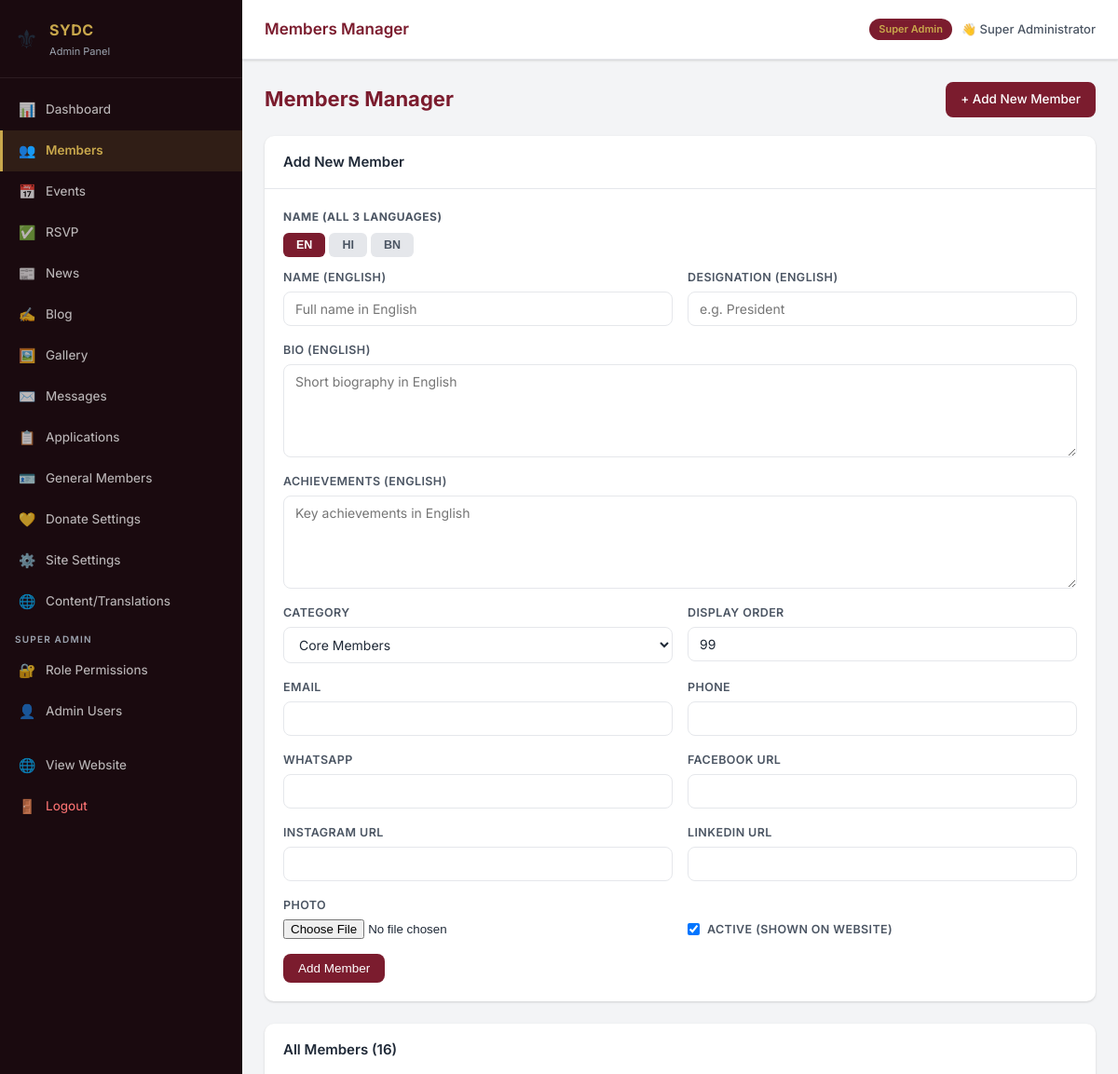
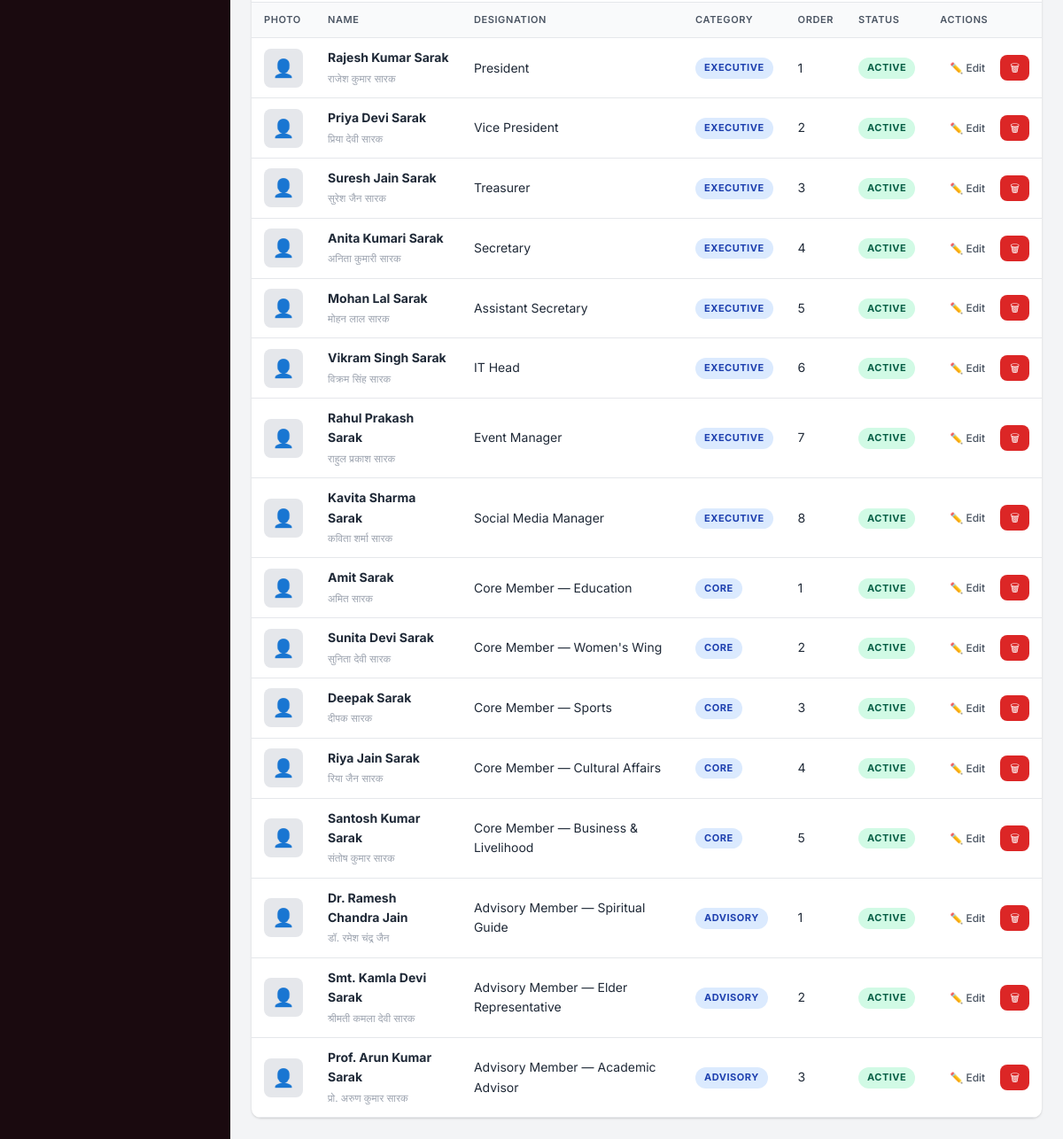
Screenshot of /admin/members.php (signed in) with the database file from the repository (2 pictures, top to bottom).
### tables this page shows
CREATE TABLE IF NOT EXISTS `members` (
  `id`               INT UNSIGNED AUTO_INCREMENT PRIMARY KEY,
  `name_en`          VARCHAR(150) NOT NULL,
  `name_hi`          VARCHAR(150) NOT NULL,
  `name_bn`          VARCHAR(150) NOT NULL,
  `designation_en`   VARCHAR(200) NOT NULL,
  `designation_hi`   VARCHAR(200) NOT NULL,
  `designation_bn`   VARCHAR(200) NOT NULL,
  `bio_en`           TEXT,
  `bio_hi`           TEXT,
  `bio_bn`           TEXT,
  `achievements_en`  TEXT,
  `achievements_hi`  TEXT,
  `achievements_bn`  TEXT,
  `photo`            VARCHAR(255) DEFAULT NULL,
  `category`         ENUM('executive','core','advisory') NOT NULL DEFAULT 'core',
  `display_order`    INT          NOT NULL DEFAULT 99,
  `email`            VARCHAR(200) DEFAULT NULL,
  `phone`            VARCHAR(30)  DEFAULT NULL,
  `whatsapp`         VARCHAR(30)  DEFAULT NULL,
  `facebook_url`     VARCHAR(255) DEFAULT NULL,
  `instagram_url`    VARCHAR(255) DEFAULT NULL,
  `linkedin_url`     VARCHAR(255) DEFAULT NULL,
  `is_active`        TINYINT(1)   NOT NULL DEFAULT 1,
  `created_at`       TIMESTAMP    DEFAULT CURRENT_TIMESTAMP
);

### config/auth.php (called while the page is built, shortened)
<?php
function can(string $section, string $action = 'view'): bool {
    return !empty($_SESSION['permissions'][$section][$action]);
}

### admin/members.php (the view, shortened to what this page needs)
<?php
require_once __DIR__ . '/../config/auth.php';
$db = getDB();
$editing = null;
$members = $db->query('SELECT * FROM members ORDER BY category, display_order ASC')->fetchAll();
require_once __DIR__ . '/includes/header.php';
?>
<div class="section-header">
  <h2>Members Manager</h2>
  <?php if (can('members','edit')): ?>
    <a href="/admin/members.php" class="btn btn-primary">+ Add New Member</a>
  <?php endif; ?>
</div>
<?php if (can('members','edit')): ?>
<div class="card" style="margin-bottom:24px">
  <div class="card-header"><span class="card-title"><?= $editing ? 'Edit Member' : 'Add New Member' ?></span></div>
  <div class="card-body">
    <form method="POST" enctype="multipart/form-data">
      <div style="margin-bottom:16px">
        <p style="font-size:12px;font-weight:700;text-transform:uppercase;letter-spacing:.5px;color:var(--gray-600);margin-bottom:8px">Name (All 3 Languages)</p>
        <div class="lang-tabs" data-group="name">
          <button type="button" class="lang-tab active" data-lang="en" data-group="name">EN</button>
          <button type="button" class="lang-tab" data-lang="hi" data-group="name">HI</button>
          <button type="button" class="lang-tab" data-lang="bn" data-group="name">BN</button>
        </div>
        <?php foreach(['en'=>'English','hi'=>'Hindi','bn'=>'Bengali'] as $lc => $ln): ?>
        <div class="lang-panel <?= $lc==='en'?'active':'' ?>" data-lang="<?=$lc?>" data-group="name">
          <div class="form-grid">
            <div class="form-group">
              <label>Name (<?=$ln?>)</label>
              <input type="text" name="name_<?=$lc?>" value="<?= htmlspecialchars($editing["name_$lc"] ?? '') ?>" placeholder="Full name in <?=$ln?>" <?=$lc==='en'?'required':''?>>
            </div>
            <div class="form-group">
              <label>Designation (<?=$ln?>)</label>
              <input type="text" name="designation_<?=$lc?>" value="<?= htmlspecialchars($editing["designation_$lc"] ?? '') ?>" placeholder="e.g. President" <?=$lc==='en'?'required':''?>>
            </div>
            <div class="form-group full">
              <label>Bio (<?=$ln?>)</label>
              <textarea name="bio_<?=$lc?>" rows="3" placeholder="Short biography in <?=$ln?>"><?= htmlspecialchars($editing["bio_$lc"] ?? '') ?></textarea>
            </div>
            <div class="form-group full">
              <label>Achievements (<?=$ln?>)</label>
              <textarea name="achievements_<?=$lc?>" rows="2" placeholder="Key achievements in <?=$ln?>"><?= htmlspecialchars($editing["achievements_$lc"] ?? '') ?></textarea>
            </div>
          </div>
        </div>
        <?php endforeach; ?>
      </div>
      <div class="form-grid">
        <div class="form-group">
          <label>Category</label>
          <select name="category">
            <?php foreach(['executive'=>'Executive Committee','core'=>'Core Members','advisory'=>'Advisory Members'] as $v=>$l): ?>
              <option value="<?=$v?>" <?= ($editing['category']??'core')===$v?'selected':'' ?>><?=$l?></option>
            <?php endforeach; ?>
          </select>
        </div>
        <div class="form-group">
          <label>Display Order</label>
          <input type="number" name="display_order" value="<?= (int)($editing['display_order'] ?? 99) ?>" min="1">
        </div>
        <div class="form-group">
          <label>Email</label>
          <input type="email" name="email" value="<?= htmlspecialchars($editing['email'] ?? '') ?>">
        </div>
        <div class="form-group">
          <label>Phone</label>
          <input type="text" name="phone" value="<?= htmlspecialchars($editing['phone'] ?? '') ?>">
        </div>
        <div class="form-group">
          <label>WhatsApp</label>
          <input type="text" name="whatsapp" value="<?= htmlspecialchars($editing['whatsapp'] ?? '') ?>">
        </div>
        <div class="form-group">
          <label>Facebook URL</label>
          <input type="url" name="facebook_url" value="<?= htmlspecialchars($editing['facebook_url'] ?? '') ?>">
        </div>
        <div class="form-group">
          <label>Instagram URL</label>
          <input type="url" name="instagram_url" value="<?= htmlspecialchars($editing['instagram_url'] ?? '') ?>">
        </div>
        <div class="form-group">
          <label>LinkedIn URL</label>
          <input type="url" name="linkedin_url" value="<?= htmlspecialchars($editing['linkedin_url'] ?? '') ?>">
        </div>
        <div class="form-group">
          <label>Photo</label>
          <input type="file" name="photo" accept="image/*" data-preview="photo-preview">
        </div>
        <div class="form-group" style="justify-content:flex-end;align-self:flex-end">
          <label style="display:flex;align-items:center;gap:8px;cursor:pointer">
            <input type="checkbox" name="is_active" value="1" <?= ($editing['is_active'] ?? 1) ? 'checked' : '' ?>>
            Active (shown on website)
          </label>
        </div>
      </div>
      <div style="margin-top:16px;display:flex;gap:10px">
        <button type="submit" class="btn btn-primary"><?= $editing ? 'Update Member' : 'Add Member' ?></button>
      </div>
    </form>
  </div>
</div>
<?php endif; ?>
<div class="card">
  <div class="card-header"><span class="card-title">All Members (<?= count($members) ?>)</span></div>
  <div class="table-wrap">
    <table>
      <thead><tr><th>Photo</th><th>Name</th><th>Designation</th><th>Category</th><th>Order</th><th>Status</th><th>Actions</th></tr></thead>
      <tbody>
        <?php foreach ($members as $m): ?>
        <tr>
          <td>
            <?php if ($m['photo']): ?>
              <img src="/<?= htmlspecialchars($m['photo']) ?>" class="img-preview" style="width:44px;height:44px">
            <?php else: ?>
              <div style="width:44px;height:44px;background:var(--gray-200);border-radius:8px;display:flex;align-items:center;justify-content:center;font-size:20px">👤</div>
            <?php endif; ?>
          </td>
          <td><strong><?= htmlspecialchars($m['name_en']) ?></strong><br><small style="color:var(--gray-400)"><?= htmlspecialchars($m['name_hi']) ?></small></td>
          <td><?= htmlspecialchars($m['designation_en']) ?></td>
          <td><span class="status-badge status-upcoming"><?= ucfirst($m['category']) ?></span></td>
          <td><?= $m['display_order'] ?></td>
          <td><span class="status-badge <?= $m['is_active'] ? 'status-approved' : 'status-rejected' ?>"><?= $m['is_active'] ? 'Active' : 'Inactive' ?></span></td>
          <td>
            <div class="td-actions">
              <?php if (can('members','edit')): ?>
                <a href="/admin/members.php?edit=<?= $m['id'] ?>" class="btn btn-sm btn-outline">✏️ Edit</a>
              <?php endif; ?>
              <?php if (can('members','delete')): ?>
                <a href="/admin/members.php?delete=<?= $m['id'] ?>" class="btn btn-sm btn-danger"
                   data-confirm="Delete <?= htmlspecialchars(addslashes($m['name_en'])) ?>? This cannot be undone.">🗑</a>
              <?php endif; ?>
            </div>
          </td>
        </tr>
        <?php endforeach; ?>
      </tbody>
    </table>
  </div>
</div>
<?php require_once __DIR__ . '/includes/footer.php'; ?>

### admin/assets/css/admin.css (style rules this page uses)
:root { --maroon: #7B1C2E; --maroon-dk: #5A1220; --gold: #C9A84C; --gold-lt: #E8C96A; --cream: #FAF5EE; --dark: #1A0A0F; --white: #FFFFFF; --gray-50: #F9FAFB; --gray-100: #F3F4F6; --gray-200: #E5E7EB; --gray-400: #9CA3AF; --gray-600: #4B5563; --gray-800: #1F2937; --success: #059669; --danger: #DC2626; --warning: #D97706; --info: #2563EB; --sidebar-w: 260px; --topbar-h: 64px; --radius: 10px; --shadow: 0 1px 3px rgba(0,0,0,.1), 0 1px 2px rgba(0,0,0,.06); --shadow-md: 0 4px 6px rgba(0,0,0,.07), 0 2px 4px rgba(0,0,0,.06); --shadow-lg: 0 10px 15px rgba(0,0,0,.1), 0 4px 6px rgba(0,0,0,.05); --transition: .2s ease; }
*, *::before, *::after { box-sizing: border-box; margin: 0; padding: 0; }
body { font-family: 'Inter', -apple-system, BlinkMacSystemFont, sans-serif; background: var(--gray-100); color: var(--gray-800); font-size: 14px; line-height: 1.6; min-height: 100vh; display: flex; }
.card { background: var(--white); border-radius: var(--radius); box-shadow: var(--shadow); overflow: hidden; }
.card-header { padding: 16px 20px; border-bottom: 1px solid var(--gray-200); display: flex; align-items: center; justify-content: space-between; gap: 12px; }
.card-title { font-size: 15px; font-weight: 600; color: var(--gray-800); }
.card-body { padding: 20px; }
.btn { display: inline-flex; align-items: center; gap: 6px; padding: 8px 16px; border-radius: 8px; font-size: 13.5px; font-weight: 500; cursor: pointer; border: none; text-decoration: none; transition: all var(--transition); white-space: nowrap; }
.btn-primary { background: var(--maroon); color: #fff; }
.btn-danger { background: var(--danger); color: #fff; }
.btn-outline { background: transparent; color: var(--gray-600); border: 1px solid var(--gray-300); }
.btn-sm { padding: 5px 11px; font-size: 12px; }
.table-wrap { overflow-x: auto; }
table { width: 100%; border-collapse: collapse; }
th, td { padding: 11px 14px; text-align: left; border-bottom: 1px solid var(--gray-200); }
th { background: var(--gray-50); font-size: 11px; text-transform: uppercase; letter-spacing: .6px; color: var(--gray-600); font-weight: 600; }
.td-actions { display: flex; gap: 6px; align-items: center; }
.form-grid { display: grid; grid-template-columns: repeat(auto-fit, minmax(280px, 1fr)); gap: 16px; }
.form-group { display: flex; flex-direction: column; gap: 5px; }
.form-group.full { grid-column: 1 / -1; }
label { font-size: 12.5px; font-weight: 600; color: var(--gray-600); text-transform: uppercase; letter-spacing: .4px; }
input[type=text], input[type=email], input[type=number], input[type=password], input[type=date], input[type=time], input[type=url], select, textarea { padding: 9px 12px; border: 1px solid var(--gray-200); border-radius: 8px; font-size: 14px; font-family: inherit; background: var(--white); color: var(--gray-800); transition: border-color var(--transition), box-shadow var(--transition); width: 100%; }
textarea { resize: vertical; min-height: 100px; }
.lang-tabs { display: flex; gap: 4px; margin-bottom: 12px; }
.lang-tab { padding: 6px 14px; border-radius: 6px; font-size: 12.5px; font-weight: 600; cursor: pointer; border: none; background: var(--gray-200); color: var(--gray-600); transition: all var(--transition); }
.lang-tab.active { background: var(--maroon); color: #fff; }
.lang-panel { display: none; }
.lang-panel.active { display: block; }
.status-badge { display: inline-block; padding: 3px 10px; border-radius: 20px; font-size: 11px; font-weight: 700; text-transform: uppercase; letter-spacing: .5px; }
.status-approved { background: #D1FAE5; color: #065F46; }
.status-upcoming { background: #DBEAFE; color: #1E40AF; }
.section-header { display: flex; align-items: center; justify-content: space-between; margin-bottom: 20px; gap: 12px; flex-wrap: wrap; }
.section-header h2 { font-size: 22px; font-weight: 700; color: var(--maroon); }

### rows the page displays
members: name_en "Rajesh Kumar Sarak", name_hi "राजेश कुमार सारक", designation_en "President", category "EXECUTIVE", display_order "1", is_active "ACTIVE"
members: name_en "Priya Devi Sarak", name_hi "प्रिया देवी सारक", designation_en "Vice President", category "EXECUTIVE", display_order "2", is_active "ACTIVE"
members: name_en "Suresh Jain Sarak", name_hi "सुरेश जैन सारक", designation_en "Treasurer", category "EXECUTIVE", display_order "3", is_active "ACTIVE"
members: name_en "Anita Kumari Sarak", name_hi "अनिता कुमारी सारक", designation_en "Secretary", category "EXECUTIVE", display_order "4", is_active "ACTIVE"
members: name_en "Mohan Lal Sarak", name_hi "मोहन लाल सारक", designation_en "Assistant Secretary", category "EXECUTIVE", display_order "5", is_active "ACTIVE"
members: name_en "Vikram Singh Sarak", name_hi "विक्रम सिंह सारक", designation_en "IT Head", category "EXECUTIVE", display_order "6", is_active "ACTIVE"
members: name_en "Rahul Prakash Sarak", name_hi "राहुल प्रकाश सारक", designation_en "Event Manager", category "EXECUTIVE", display_order "7", is_active "ACTIVE"
members: name_en "Kavita Sharma Sarak", name_hi "कविता शर्मा सारक", designation_en "Social Media Manager", category "EXECUTIVE", display_order "8", is_active "ACTIVE"
members: name_en "Amit Sarak", name_hi "अमित सारक", designation_en "Core Member — Education", category "CORE", display_order "1", is_active "ACTIVE"
members: name_en "Sunita Devi Sarak", name_hi "सुनिता देवी सारक", designation_en "Core Member — Women's Wing", category "CORE", display_order "2", is_active "ACTIVE"
members: name_en "Deepak Sarak", name_hi "दीपक सारक", designation_en "Core Member — Sports", category "CORE", display_order "3", is_active "ACTIVE"
members: name_en "Riya Jain Sarak", name_hi "रिया जैन सारक", designation_en "Core Member — Cultural Affairs", category "CORE", display_order "4", is_active "ACTIVE"
members: name_en "Santosh Kumar Sarak", name_hi "संतोष कुमार सारक", designation_en "Core Member — Business & Livelihood", category "CORE", display_order "5", is_active "ACTIVE"
members: name_en "Dr. Ramesh Chandra Jain", name_hi "डॉ. रमेश चंद्र जैन", designation_en "Advisory Member — Spiritual Guide", category "ADVISORY", display_order "1", is_active "ACTIVE"
members: name_en "Smt. Kamla Devi Sarak", name_hi "श्रीमती कमला देवी सारक", designation_en "Advisory Member — Elder Representative", category "ADVISORY", display_order "2", is_active "ACTIVE"
members: name_en "Prof. Arun Kumar Sarak", name_hi "प्रो. अरुण कुमार सारक", designation_en "Advisory Member — Academic Advisor", category "ADVISORY", display_order "3", is_active "ACTIVE"

### other values shown
$pageTitle "Members Manager"
admin_role_label() "Super Admin"
admin_display_name() "Super Administrator"
$ln "ENGLISH"
count($members) "16"
form field category "Core Members"
